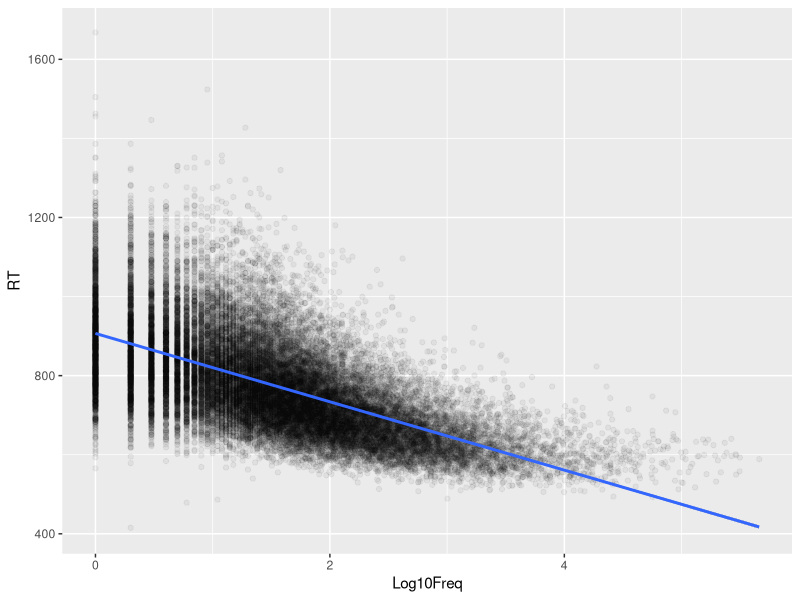
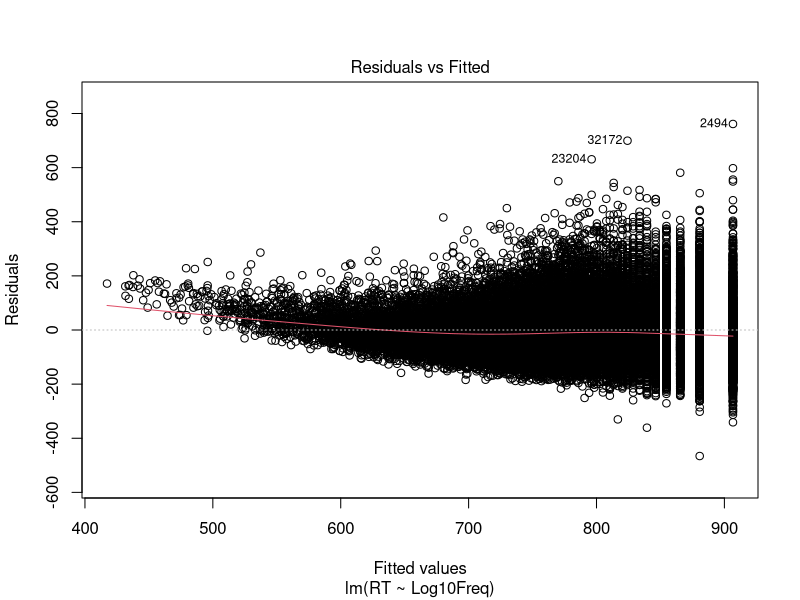

Generate these figures, in order, with R:
## ---- chunk 1
#| warning: false
library(tidyverse)

elp_data <- read.csv("./data/ELP_full_length_frequency.csv")
elp_data %>% ggplot(aes(x = Log10Freq, y = RT)) + 
  geom_point(alpha=1/20) + 
  geom_smooth(method="lm")

## ---- chunk 2
elp_model<-lm(RT~Log10Freq, data=elp_data)
plot(elp_model, which=1)
## ---- chunk 3
cor.test(elp_data$Log10Freq,elp_data$RT)
